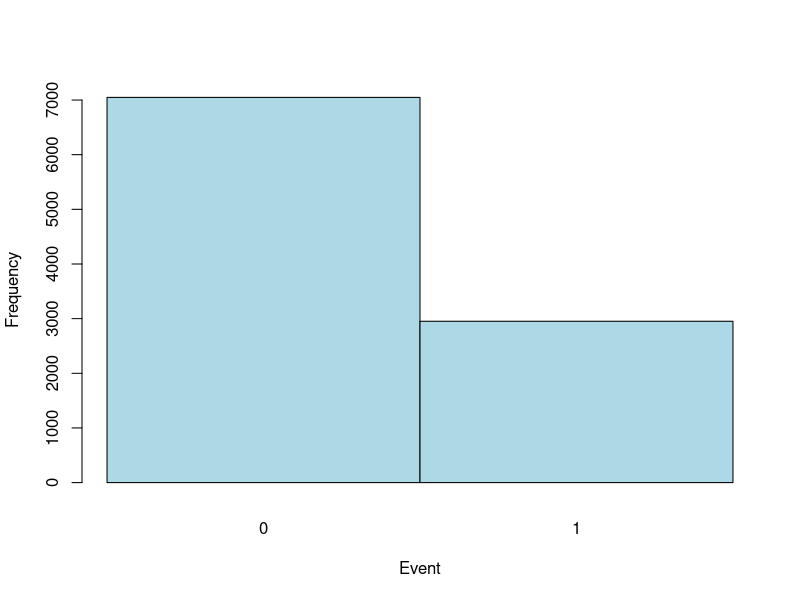
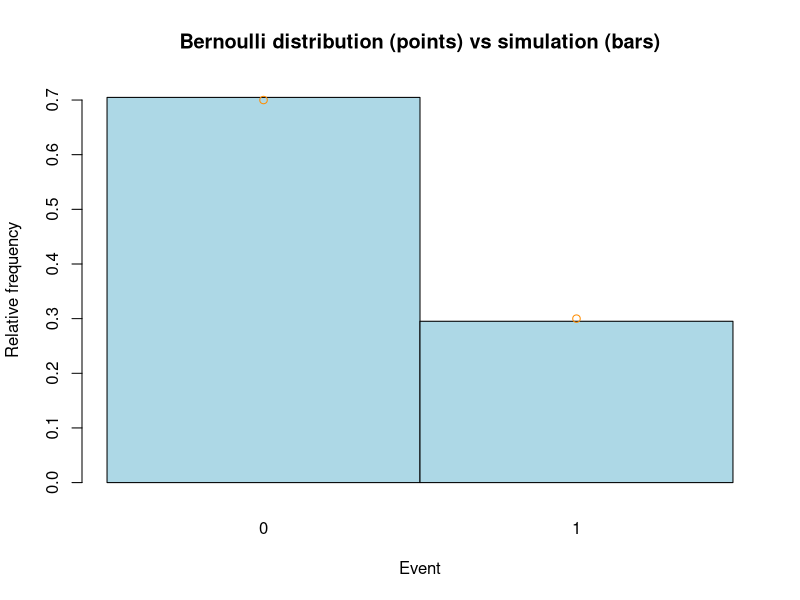

These figures' R source, in order:
# How a random number generator stream works:
# the current state of the generator is kept to start the next batch.
# To illustrate, we can modify our previous function to also return the state
# of the generator (add `I_state` to the `return` statement).

rand_unif <- function(n, seed) {
    a <- 16807
    m <- 2147483647
    U <- numeric(n)

    I <- seed
    for ( j in 1:n ) {
        I <- (a * I) %% m
        U[j] <- I / m
    }

    list(U=U, I_state=I)    #also return generator state I
}


# Typically, a random number generator is initialized at first

rng_out <- rand_unif(n=1, seed=9033)

# Now we can continue to generate from the same stream of numbers without
# supplying a new fixed seed, by feeding back in the current state

rng_out <- rand_unif(10, rng_out$I_state)
U <- rng_out$U
print(U)

# With most current inbuilt RNGs we won't need to do this manually but this
# illustrates conceptually what is happening with an RNG stream.

# PS. Also, you won't ever want to use the RNG I'm using here. There are better
# (satisfying more stringent tests of randomness), faster, and more convenient
# ones used by default in R. But it's not merely a toy either. This algorithm
# was used widely in scientific computing until the early 2000s. I'm using it
# only for demonstration of algorithm concepts. This and the remainder of the
# usage below is to give an explicit algorithmic sense of what is going on in
# a stochastic simulation on the computer.


# Binary stochastic events

# Conceptualize a biological process, such as birth, death, disturbance,
# mutation etc, as an event that occurs with probability p. There are only two
# possible outcomes, e.g. the event occurs or doesn't occur, or alternatively
# the event occurs or some other event occurs.

# How can we generate a binary stochastic event with probability p?

# Algorithm
# generate a uniform random number, U
# if U <= p
#     the event occurs
# else
#     it doesn't

p <- 0.3

rng_out <- rand_unif(1, rng_out$I_state)
U <- rng_out$U

if ( U <= p ) {
    event <- TRUE
} else {
    event <- FALSE
}

# Event occurred?

print(U)
print(event)


# Bernoulli distribution

# The above stochastic process gives rise to what is known as the Bernoulli
# distribution. We can simulate multiple binary stochastic events to recover the
# PMF and other properties (mean, variance) of the Bernoulli distribution.

# Repeated realizations of a binary stochastic event
# Vectorized

p <- 0.3
reps <- 10000

rng_out <- rand_unif(reps, rng_out$I_state)
U <- rng_out$U

# True if event occurs, False otherwise

events <- U <= p
print(events)

# Number of occurrences (numpy considers True = 1, False = 0)

count <- sum(events)
print(count)

# Mean (expected value)

# Theoretical E(X) = p
print(p)
# Observed
print(count / reps)
# or
print(mean(events))

# Variance

# Theoretical Var[X] = p(1-p)
print(p * (1 - p))
# Observed (sample variance)
print(var(events))

# Frequency histogram

# hist() doesn't automatically treat False=0, True=1
events_int <- as.integer(events)
# bins centered on integer with width = 1
hist(events_int, breaks=c(-0.5, 0.5, 1.5), col="lightblue",
    axes=FALSE, ann=FALSE) 
axis(1, at=c(0,1), lwd=0)
axis(2)
title(xlab="Event", ylab="Frequency")

# Histogram of the relative frequency to represent probability mass

# A probability mass is really a point mass, so conceptually there are not bins
# with a width spanning a range of values (e.g. since the only possible values
# are the integers 0 and 1, the probability that X = 1.01 is zero). Hence a
# density histogram (probability=TRUE) is not the technically correct
# visualization. Many people represent this as a bar plot with thin bars or a
# lollipop plot with lines and a point for the point mass. But it's also common
# to use a density histogram function with bin width equal to 1, which gives the
# correct relative frequencies to compare the estimated probability mass of each
# integer. This is my preferred plot because the adjacent bars are easier to
# compare in relative length, area is a strong channel to represent mass, it's
# less code, and the code is consistent with code for continuous distributions.
# However, it's important to remember the distinction between density for
# continuous distributions and point mass for discrete distributions.

hist(events_int, breaks=c(-0.5, 0.5, 1.5), probability=TRUE, col="lightblue",
    axes=FALSE, ann=FALSE)
axis(1, at=c(0,1), lwd=0)
axis(2)
title(xlab="Event", ylab="Relative frequency")

# Add the theoretically expected values from the Bernoulli distribution to see
# that the simulation does indeed match.

points(c(0,1), c(1-p, p), col="darkorange")
title(main="Bernoulli distribution (points) vs simulation (bars)")



# Agent-based and individual-based simulation

# We now have all the tools we need to do our first agent-based simulation!
# We'll simulate a simple death process.

# Imagine a population with 100 individuals (e.g. 100 Tribolium beetles in my
# lab, 100 plants, 100 parasites, 100 lemurs)
# Each has probability of death in a year equal to 0.2
# How many die in the first year?

# Start the RNG with a new seed to make the simulation reproducible

rng_out <- rand_unif(1, seed=74732)

# In an agent-based simulation, we want to keep track of each agent separately.
# Here, our agents are individuals. So we set up data structures to keep track
# of all the attributes of each individual and we initiate the simulation by
# giving each individual its attributes. For this simple simulation, the only
# attributes are each individual's "alive" status and probability of death.

N <- 100
alive <- rep(1, N)    #alive = 1
p_death <- rep(0.2, N)

# In this simple scenario, we could vectorize the simulation (recommended for
# speed, simplicity, and code readability) but to be general and allow extension
# to more complicated scenarios where vectorization is impossible, we'll iterate
# explicitly over each individual.

# Simulate the death process for each individual

for ( i in 1:N ) {
    rng_out <- rand_unif(1, rng_out$I_state)
    U <- rng_out$U

    if ( U <= p_death[i] ) {
        alive[i] <- 0    #individual dies
    }
}

print(alive)    #which individuals are dead and alive
print(sum(alive))    #85 remaining alive
print(sum(!alive))    #15 dead

# We can run that chunk of code (minus setting the seed) multiple times to
# simulate different realizations of the stochastic process. In each run,
# different individuals die. Furthermore, different numbers of individuals die.
# There is a new stochastic process that emerges at the scale of the population
# for the number of individuals that die. In other words, when we scale up from
# an individual or unit-level stochastic process, we get a new stochastic
# process at the larger scale.
